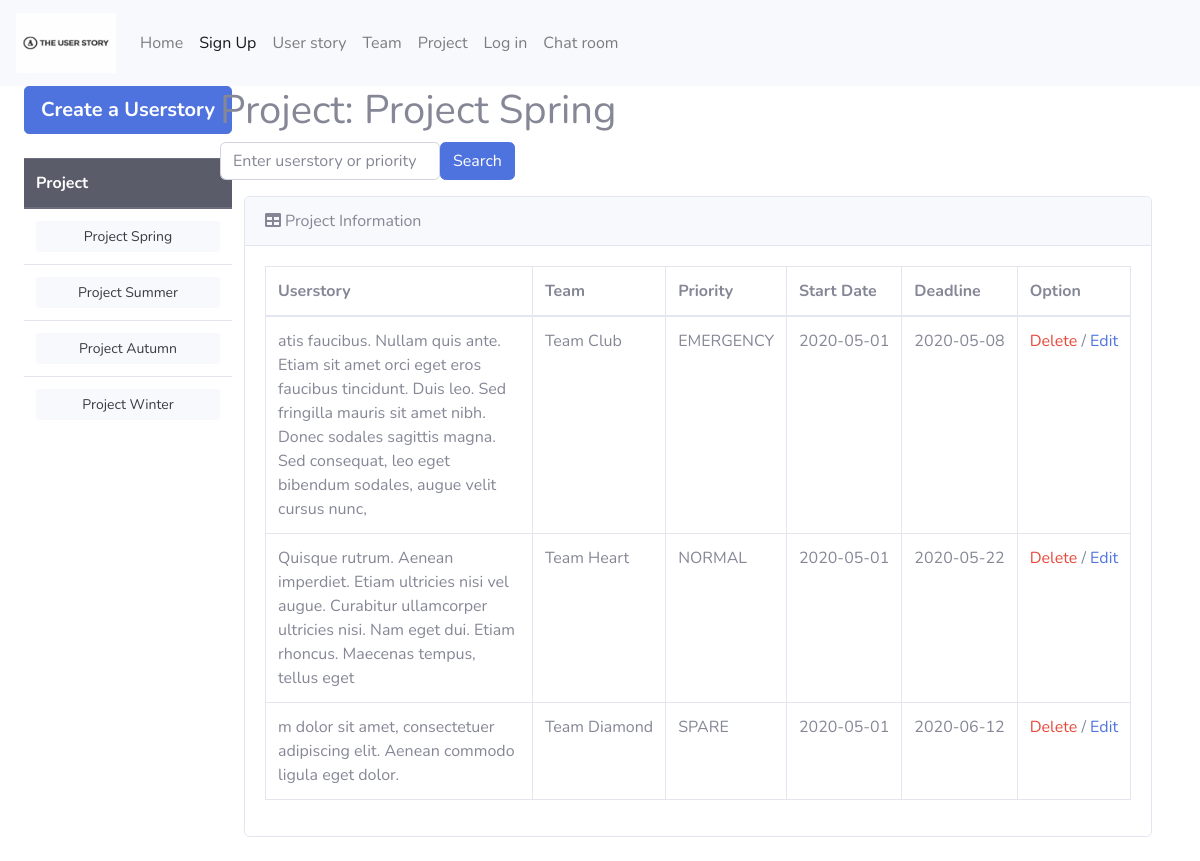
The app's page /userstory/project15 with its own data.
### app/models.py (models this page shows)
class Project(db.Model):
    _table_ = db.Model.metadata.tables['project']
    __table_args__ = {'extend_existing': True}
    project_id = db.Column(db.Integer, primary_key=True)

class Userstory(db.Model):
    _table_ = db.Model.metadata.tables['userstory']
    __table_args__ = {'extend_existing': True}
    userstory_id = db.Column(db.Integer, primary_key=True)

class Team(db.Model):
    _table_ = db.Model.metadata.tables['team']
    __table_args__ = {'extend_existing': True}
    team_id = db.Column(db.Integer, primary_key=True)

### app/userstory/routes.py (the view)
@bp_userstory.route('/userstory/project<project_id>', methods=['GET','POST'])
def userstory_info(project_id):
    one_project = Project.query.filter(Project.project_id.contains(project_id)).all()
    projects = Project.query.all()
    if request.method == 'POST':
        term = request.form['search_term']
        results = Userstory.query.join(Project).filter(Project.project_id.contains(project_id)).filter(Userstory.content.contains(term)|Userstory.priority.contains(term)).all()
        if not results:
            flash('No Userstory Found')
        return render_template('userstory_information.html', userstories=results, one_project=one_project)
    else:
        userstories = Userstory.query.join(Team, Project).with_entities(Team.team_id,
                                                                        Team.name.label('team_name'),
                                                                        Userstory.userstory_id, Userstory.content,
                                                                        Userstory.priority,
                                                                        Userstory.creation_date,
                                                                        Userstory.deadline,
                                                                        Project.project_id,
                                                                        Project.name.label('project_name'),
                                                                        Project.description).filter(
                                                                        Project.project_id.contains(project_id)).all()
    return render_template('userstory_information.html', userstories=userstories, one_project=one_project, projects=projects)

### app/templates/userstory_information.html (shortened to what this page needs)
{% extends "userstory_base.html" %}
{% block userstory_base_content %}
    <div class="col-10">
        <h1>Project: {{ one_project[0].name }}</h1>
        <form class="form-inline ml-auto"
              action="{{ url_for('userstory.userstory_info',project_id=one_project[0].project_id) }}" method="post">
            <input class="form-control" type="search" placeholder="Enter userstory or priority"
                   aria-label="Search" name="search_term">
            <button class="btn btn-primary btn-outline" type="submit">Search</button>
        </form><p></p>
        <div class="container-fluid">
            <div class="card mb-4">
                <div class="card-header"><i class="fas fa-table mr-1"></i>Project Information</div>
                <div class="card-body">
                    <div class="table-responsive">
                        <table class="table table-bordered" id="dataTable" width="100%" cellspacing="0">
                            <thead>
                            <tr>
                                <th>Userstory</th>
                                <th>Team</th>
                                <th>Priority</th>
                                <th>Start Date</th>
                                <th>Deadline</th>
                                <th>Option</th>
                            </tr>
                            </thead>
                            <tbody>
                            {% for userstory in userstories %}
                                <tr>
                                    <td>{{ userstory.content }}</td>
                                    <td><span class="text-nowrap">{{ userstory.team_name }}</span></td>
                                    <td>{{ userstory.priority }}</td>
                                    <td><span class="text-nowrap">{{ userstory.creation_date }}</span></td>
                                    <td><span class="text-nowrap">{{ userstory.deadline }}</span></td>
                                    <td>
                        <span class="text-nowrap">
                        <a class="text-danger"
                           href="{{ url_for('userstory.delete_userstory', userstory_id=userstory.userstory_id, project_id=one_project[0].project_id) }}">
                           Delete
                        </a>
                         /
                        <a class="text-primary"
                           href="{{ url_for('userstory.userstory_edition', userstory_id=userstory.userstory_id) }}">
                            Edit
                        </a>
                        </span>
                                    </td>
                                </tr>
                            {% endfor %}
                            </tbody>
                        </table>
                    </div>
                </div>
            </div>
        </div>
    </div>
{% endblock %}

### app/templates/userstory_base.html (shortened to what this page needs)
{% extends "base.html" %}
{% block content %}
    <div role=main>
        <div class="container-fluid">
            <div class="row">
                <div class="col-2">
                    <ul class="nav flex-column">
                        <li class="nav-item">
                            <a href="{{ url_for('userstory.userstory_creation') }}"
                               class="btn btn-primary btn-lg btn-block"><strong>Create a Userstory</strong>
                            </a><br>
                        </li>
                        <li class="nav-item">
                            <table class="table">
                                <thead class="thead-dark">
                                <tr>
                                    <th scope="col">Project</th>
                                </tr>
                                {% for project in projects %}
                                    <tr>
                                        <td><a type="button" class="btn btn-light btn-sm btn-block"
                                               href="{{ url_for('userstory.userstory_info', project_id=project.project_id) }}">{{ project.name }}</a>
                                        </td>
                                    </tr>
                                {% endfor %}
                                </thead>
                            </table>
                        </li>
                    </ul>
                </div>
                {% block userstory_base_content %}{% endblock %}
            </div>
        </div>
    </div>
{% endblock %}

### app/templates/base.html (shortened to what this page needs)
<!DOCTYPE html>
<html lang="en">
<head>
    <link rel="stylesheet" href="{{ url_for('static', filename='css/bootstrap.css') }}">
    <link href="../static/vendor/fontawesome-free/css/all.min.css" rel="stylesheet" type="text/css">
    <link href="../static/css/sb-admin-2.min.css" rel="stylesheet">
</head>
<body>
<nav class="navbar navbar-expand-lg navbar-light bg-light">
    <a class="navbar-brand" href=" ">
        <img src="{{ url_for('static',filename='the_user_story_logo.png') }}" class="d-inline-block align-top" alt="App
    Logo" width="100" height="60">
    </a>
    <div class="collapse navbar-collapse" id="navbarNavAltMarkup">
        <div class="navbar-nav">
            <a class="nav-item nav-link" href="{{ url_for('main.home') }}">Home</a>
            <a class="nav-item nav-link active" href="{{ url_for('auth.signup') }}">Sign Up </a>
            <a class="nav-item nav-link" href="{{ url_for('userstory.userstory_base') }}">User story</a>
            <a class="nav-item nav-link" href="{{ url_for('team.team_base') }}">Team</a>
            <a class="nav-item nav-link" href="{{ url_for('project.backlog') }}">Project</a>
            {% if current_user.is_anonymous %}
                <li class="nav-item">
                    <a class="nav-link" href="{{ url_for('auth.login') }}">Log in</a>
                </li>
            {% else %}
                <li class="nav-item">
                    <a class="nav-link" href="{{ url_for('auth.logout') }}">Logout</a>
                </li>
            {% endif %}
            <a class="nav-item nav-link" href="{{ url_for('chatapp.room') }}">Chat room</a>
        </div>
    </div>
</nav>
<div role=main>
    {% block content %}
    {% endblock %}
</div>
</body>
</html>

### records on screen
Project: name "Project Spring"
Project: name "Project Summer"
Project: name "Project Autumn"
Project: name "Project Winter"
Userstory: content "atis faucibus. Nullam quis ante. Etiam sit amet orci eget eros faucibus tincidunt. Duis leo. Sed fringilla mauris sit amet nibh. Donec sodales sagittis magna. Sed consequat, leo eget bibendum sodales, augue velit cursus nunc,", team_name "Team Club", priority "EMERGENCY", creation_date "2020-05-01", deadline "2020-05-08"
Userstory: content "Quisque rutrum. Aenean imperdiet. Etiam ultricies nisi vel augue. Curabitur ullamcorper ultricies nisi. Nam eget dui. Etiam rhoncus. Maecenas tempus, tellus eget", team_name "Team Heart", priority "NORMAL", creation_date "2020-05-01", deadline "2020-05-22"
Userstory: content "m dolor sit amet, consectetuer adipiscing elit. Aenean commodo ligula eget dolor.", team_name "Team Diamond", priority "SPARE", creation_date "2020-05-01", deadline "2020-06-12"
